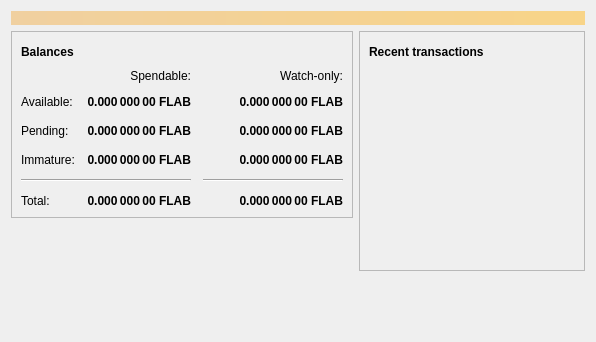
<?xml version="1.0" encoding="UTF-8"?>
<ui version="4.0">
 <class>OverviewPage</class>
 <widget class="QWidget" name="OverviewPage">
  <property name="geometry">
   <rect>
    <x>0</x>
    <y>0</y>
    <width>596</width>
    <height>342</height>
   </rect>
  </property>
  <property name="windowTitle">
   <string>Form</string>
  </property>
  <layout class="QVBoxLayout" name="topLayout">
   <item>
    <widget class="QLabel" name="labelAlerts">
     <property name="visible">
      <bool>false</bool>
     </property>
     <property name="styleSheet">
      <string notr="true">QLabel { background-color: qlineargradient(x1: 0, y1: 0, x2: 1, y2: 0, stop:0 #F0D0A0, stop:1 #F8D488); color:#000000; }</string>
     </property>
     <property name="wordWrap">
      <bool>true</bool>
     </property>
     <property name="margin">
      <number>3</number>
     </property>
     <property name="textInteractionFlags">
      <set>Qt::TextSelectableByMouse</set>
     </property>
    </widget>
   </item>
   <item>
    <layout class="QHBoxLayout" name="horizontalLayout" stretch="1,1">
     <item>
      <layout class="QVBoxLayout" name="verticalLayout_2">
       <item>
        <widget class="QFrame" name="frame">
         <property name="frameShape">
          <enum>QFrame::StyledPanel</enum>
         </property>
         <property name="frameShadow">
          <enum>QFrame::Raised</enum>
         </property>
         <layout class="QVBoxLayout" name="verticalLayout_4">
          <item>
           <layout class="QHBoxLayout" name="horizontalLayout_4">
            <item>
             <widget class="QLabel" name="label_5">
              <property name="font">
               <font>
                <weight>75</weight>
                <bold>true</bold>
               </font>
              </property>
              <property name="text">
               <string>Balances</string>
              </property>
             </widget>
            </item>
            <item>
             <widget class="QPushButton" name="labelWalletStatus">
              <property name="enabled">
               <bool>true</bool>
              </property>
              <property name="maximumSize">
               <size>
                <width>30</width>
                <height>16777215</height>
               </size>
              </property>
              <property name="toolTip">
               <string>The displayed information may be out of date. Your wallet automatically synchronizes with the FlabourasCoin network after a connection is established, but this process has not completed yet.</string>
              </property>
              <property name="text">
               <string/>
              </property>
              <property name="icon">
               <iconset resource="../bitcoin.qrc">
                <normaloff>:/icons/warning</normaloff>
                <disabledoff>:/icons/warning</disabledoff>:/icons/warning</iconset>
              </property>
              <property name="iconSize">
               <size>
                <width>24</width>
                <height>24</height>
               </size>
              </property>
              <property name="flat">
               <bool>true</bool>
              </property>
             </widget>
            </item>
            <item>
             <spacer name="horizontalSpacer_3">
              <property name="orientation">
               <enum>Qt::Horizontal</enum>
              </property>
              <property name="sizeHint" stdset="0">
               <size>
                <width>40</width>
                <height>20</height>
               </size>
              </property>
             </spacer>
            </item>
           </layout>
          </item>
          <item>
           <layout class="QGridLayout" name="gridLayout">
            <property name="spacing">
             <number>12</number>
            </property>
            <item row="2" column="2">
             <widget class="QLabel" name="labelWatchPending">
              <property name="font">
               <font>
                <weight>75</weight>
                <bold>true</bold>
               </font>
              </property>
              <property name="cursor">
               <cursorShape>IBeamCursor</cursorShape>
              </property>
              <property name="toolTip">
               <string>Unconfirmed transactions to watch-only addresses</string>
              </property>
              <property name="text">
               <string notr="true">0.000 000 00 FLAB</string>
              </property>
              <property name="alignment">
               <set>Qt::AlignRight|Qt::AlignTrailing|Qt::AlignVCenter</set>
              </property>
              <property name="textInteractionFlags">
               <set>Qt::LinksAccessibleByMouse|Qt::TextSelectableByKeyboard|Qt::TextSelectableByMouse</set>
              </property>
             </widget>
            </item>
            <item row="2" column="1">
             <widget class="QLabel" name="labelUnconfirmed">
              <property name="font">
               <font>
                <weight>75</weight>
                <bold>true</bold>
               </font>
              </property>
              <property name="cursor">
               <cursorShape>IBeamCursor</cursorShape>
              </property>
              <property name="toolTip">
               <string>Total of transactions that have yet to be confirmed, and do not yet count toward the spendable balance</string>
              </property>
              <property name="text">
               <string notr="true">0.000 000 00 FLAB</string>
              </property>
              <property name="alignment">
               <set>Qt::AlignRight|Qt::AlignTrailing|Qt::AlignVCenter</set>
              </property>
              <property name="textInteractionFlags">
               <set>Qt::LinksAccessibleByMouse|Qt::TextSelectableByKeyboard|Qt::TextSelectableByMouse</set>
              </property>
             </widget>
            </item>
            <item row="3" column="2">
             <widget class="QLabel" name="labelWatchImmature">
              <property name="font">
               <font>
                <weight>75</weight>
                <bold>true</bold>
               </font>
              </property>
              <property name="cursor">
               <cursorShape>IBeamCursor</cursorShape>
              </property>
              <property name="toolTip">
               <string>Mined balance in watch-only addresses that has not yet matured</string>
              </property>
              <property name="text">
               <string notr="true">0.000 000 00 FLAB</string>
              </property>
              <property name="alignment">
               <set>Qt::AlignRight|Qt::AlignTrailing|Qt::AlignVCenter</set>
              </property>
              <property name="textInteractionFlags">
               <set>Qt::LinksAccessibleByMouse|Qt::TextSelectableByKeyboard|Qt::TextSelectableByMouse</set>
              </property>
             </widget>
            </item>
            <item row="4" column="0" colspan="2">
             <widget class="Line" name="line">
              <property name="orientation">
               <enum>Qt::Horizontal</enum>
              </property>
             </widget>
            </item>
            <item row="4" column="2">
             <widget class="Line" name="lineWatchBalance">
              <property name="sizePolicy">
               <sizepolicy hsizetype="Preferred" vsizetype="Fixed">
                <horstretch>0</horstretch>
                <verstretch>0</verstretch>
               </sizepolicy>
              </property>
              <property name="minimumSize">
               <size>
                <width>140</width>
                <height>0</height>
               </size>
              </property>
              <property name="orientation">
               <enum>Qt::Horizontal</enum>
              </property>
             </widget>
            </item>
            <item row="5" column="0">
             <widget class="QLabel" name="labelTotalText">
              <property name="text">
               <string>Total:</string>
              </property>
             </widget>
            </item>
            <item row="3" column="1">
             <widget class="QLabel" name="labelImmature">
              <property name="font">
               <font>
                <weight>75</weight>
                <bold>true</bold>
               </font>
              </property>
              <property name="cursor">
               <cursorShape>IBeamCursor</cursorShape>
              </property>
              <property name="toolTip">
               <string>Mined balance that has not yet matured</string>
              </property>
              <property name="text">
               <string notr="true">0.000 000 00 FLAB</string>
              </property>
              <property name="alignment">
               <set>Qt::AlignRight|Qt::AlignTrailing|Qt::AlignVCenter</set>
              </property>
              <property name="textInteractionFlags">
               <set>Qt::LinksAccessibleByMouse|Qt::TextSelectableByKeyboard|Qt::TextSelectableByMouse</set>
              </property>
             </widget>
            </item>
            <item row="2" column="3">
             <spacer name="horizontalSpacer_2">
              <property name="orientation">
               <enum>Qt::Horizontal</enum>
              </property>
              <property name="sizeHint" stdset="0">
               <size>
                <width>40</width>
                <height>20</height>
               </size>
              </property>
             </spacer>
            </item>
            <item row="3" column="0">
             <widget class="QLabel" name="labelImmatureText">
              <property name="text">
               <string>Immature:</string>
              </property>
             </widget>
            </item>
            <item row="5" column="1">
             <widget class="QLabel" name="labelTotal">
              <property name="font">
               <font>
                <weight>75</weight>
                <bold>true</bold>
               </font>
              </property>
              <property name="cursor">
               <cursorShape>IBeamCursor</cursorShape>
              </property>
              <property name="toolTip">
               <string>Your current total balance</string>
              </property>
              <property name="text">
               <string notr="true">0.000 000 00 FLAB</string>
              </property>
              <property name="alignment">
               <set>Qt::AlignRight|Qt::AlignTrailing|Qt::AlignVCenter</set>
              </property>
              <property name="textInteractionFlags">
               <set>Qt::LinksAccessibleByMouse|Qt::TextSelectableByKeyboard|Qt::TextSelectableByMouse</set>
              </property>
             </widget>
            </item>
            <item row="5" column="2">
             <widget class="QLabel" name="labelWatchTotal">
              <property name="font">
               <font>
                <weight>75</weight>
                <bold>true</bold>
               </font>
              </property>
              <property name="cursor">
               <cursorShape>IBeamCursor</cursorShape>
              </property>
              <property name="toolTip">
               <string>Current total balance in watch-only addresses</string>
              </property>
              <property name="text">
               <string notr="true">0.000 000 00 FLAB</string>
              </property>
              <property name="alignment">
               <set>Qt::AlignRight|Qt::AlignTrailing|Qt::AlignVCenter</set>
              </property>
              <property name="textInteractionFlags">
               <set>Qt::LinksAccessibleByMouse|Qt::TextSelectableByKeyboard|Qt::TextSelectableByMouse</set>
              </property>
             </widget>
            </item>
            <item row="0" column="2">
             <widget class="QLabel" name="labelWatchonly">
              <property name="text">
               <string>Watch-only:</string>
              </property>
              <property name="alignment">
               <set>Qt::AlignRight|Qt::AlignTrailing|Qt::AlignVCenter</set>
              </property>
             </widget>
            </item>
            <item row="1" column="0">
             <widget class="QLabel" name="labelBalanceText">
              <property name="text">
               <string>Available:</string>
              </property>
             </widget>
            </item>
            <item row="1" column="1">
             <widget class="QLabel" name="labelBalance">
              <property name="font">
               <font>
                <weight>75</weight>
                <bold>true</bold>
               </font>
              </property>
              <property name="cursor">
               <cursorShape>IBeamCursor</cursorShape>
              </property>
              <property name="toolTip">
               <string>Your current spendable balance</string>
              </property>
              <property name="text">
               <string notr="true">0.000 000 00 FLAB</string>
              </property>
              <property name="alignment">
               <set>Qt::AlignRight|Qt::AlignTrailing|Qt::AlignVCenter</set>
              </property>
              <property name="textInteractionFlags">
               <set>Qt::LinksAccessibleByMouse|Qt::TextSelectableByKeyboard|Qt::TextSelectableByMouse</set>
              </property>
             </widget>
            </item>
            <item row="1" column="2">
             <widget class="QLabel" name="labelWatchAvailable">
              <property name="font">
               <font>
                <weight>75</weight>
                <bold>true</bold>
               </font>
              </property>
              <property name="cursor">
               <cursorShape>IBeamCursor</cursorShape>
              </property>
              <property name="toolTip">
               <string>Your current balance in watch-only addresses</string>
              </property>
              <property name="text">
               <string notr="true">0.000 000 00 FLAB</string>
              </property>
              <property name="alignment">
               <set>Qt::AlignRight|Qt::AlignTrailing|Qt::AlignVCenter</set>
              </property>
              <property name="textInteractionFlags">
               <set>Qt::LinksAccessibleByMouse|Qt::TextSelectableByKeyboard|Qt::TextSelectableByMouse</set>
              </property>
             </widget>
            </item>
            <item row="2" column="0">
             <widget class="QLabel" name="labelPendingText">
              <property name="text">
               <string>Pending:</string>
              </property>
             </widget>
            </item>
            <item row="0" column="1">
             <widget class="QLabel" name="labelSpendable">
              <property name="text">
               <string>Spendable:</string>
              </property>
              <property name="alignment">
               <set>Qt::AlignRight|Qt::AlignTrailing|Qt::AlignVCenter</set>
              </property>
             </widget>
            </item>
           </layout>
          </item>
         </layout>
        </widget>
       </item>
       <item>
        <spacer name="verticalSpacer">
         <property name="orientation">
          <enum>Qt::Vertical</enum>
         </property>
         <property name="sizeHint" stdset="0">
          <size>
           <width>20</width>
           <height>40</height>
          </size>
         </property>
        </spacer>
       </item>
      </layout>
     </item>
     <item>
      <layout class="QVBoxLayout" name="verticalLayout_3">
       <item>
        <widget class="QFrame" name="frame_2">
         <property name="frameShape">
          <enum>QFrame::StyledPanel</enum>
         </property>
         <property name="frameShadow">
          <enum>QFrame::Raised</enum>
         </property>
         <layout class="QVBoxLayout" name="verticalLayout">
          <item>
           <layout class="QHBoxLayout" name="horizontalLayout_2">
            <item>
             <widget class="QLabel" name="label_4">
              <property name="font">
               <font>
                <weight>75</weight>
                <bold>true</bold>
               </font>
              </property>
              <property name="text">
               <string>Recent transactions</string>
              </property>
             </widget>
            </item>
            <item>
             <widget class="QPushButton" name="labelTransactionsStatus">
              <property name="enabled">
               <bool>true</bool>
              </property>
              <property name="maximumSize">
               <size>
                <width>30</width>
                <height>16777215</height>
               </size>
              </property>
              <property name="toolTip">
               <string>The displayed information may be out of date. Your wallet automatically synchronizes with the FlabourasCoin network after a connection is established, but this process has not completed yet.</string>
              </property>
              <property name="text">
               <string/>
              </property>
              <property name="icon">
               <iconset resource="../bitcoin.qrc">
                <normaloff>:/icons/warning</normaloff>
                <disabledoff>:/icons/warning</disabledoff>:/icons/warning</iconset>
              </property>
              <property name="iconSize">
               <size>
                <width>24</width>
                <height>24</height>
               </size>
              </property>
              <property name="flat">
               <bool>true</bool>
              </property>
             </widget>
            </item>
            <item>
             <spacer name="horizontalSpacer">
              <property name="orientation">
               <enum>Qt::Horizontal</enum>
              </property>
              <property name="sizeHint" stdset="0">
               <size>
                <width>40</width>
                <height>20</height>
               </size>
              </property>
             </spacer>
            </item>
           </layout>
          </item>
          <item>
           <widget class="QListView" name="listTransactions">
            <property name="styleSheet">
             <string notr="true">QListView { background: transparent; }</string>
            </property>
            <property name="frameShape">
             <enum>QFrame::NoFrame</enum>
            </property>
            <property name="verticalScrollBarPolicy">
             <enum>Qt::ScrollBarAlwaysOff</enum>
            </property>
            <property name="horizontalScrollBarPolicy">
             <enum>Qt::ScrollBarAlwaysOff</enum>
            </property>
            <property name="selectionMode">
             <enum>QAbstractItemView::NoSelection</enum>
            </property>
           </widget>
          </item>
         </layout>
        </widget>
       </item>
       <item>
        <spacer name="verticalSpacer_2">
         <property name="orientation">
          <enum>Qt::Vertical</enum>
         </property>
         <property name="sizeHint" stdset="0">
          <size>
           <width>20</width>
           <height>40</height>
          </size>
         </property>
        </spacer>
       </item>
      </layout>
     </item>
    </layout>
   </item>
  </layout>
 </widget>
 <resources/>
 <connections/>
</ui>
